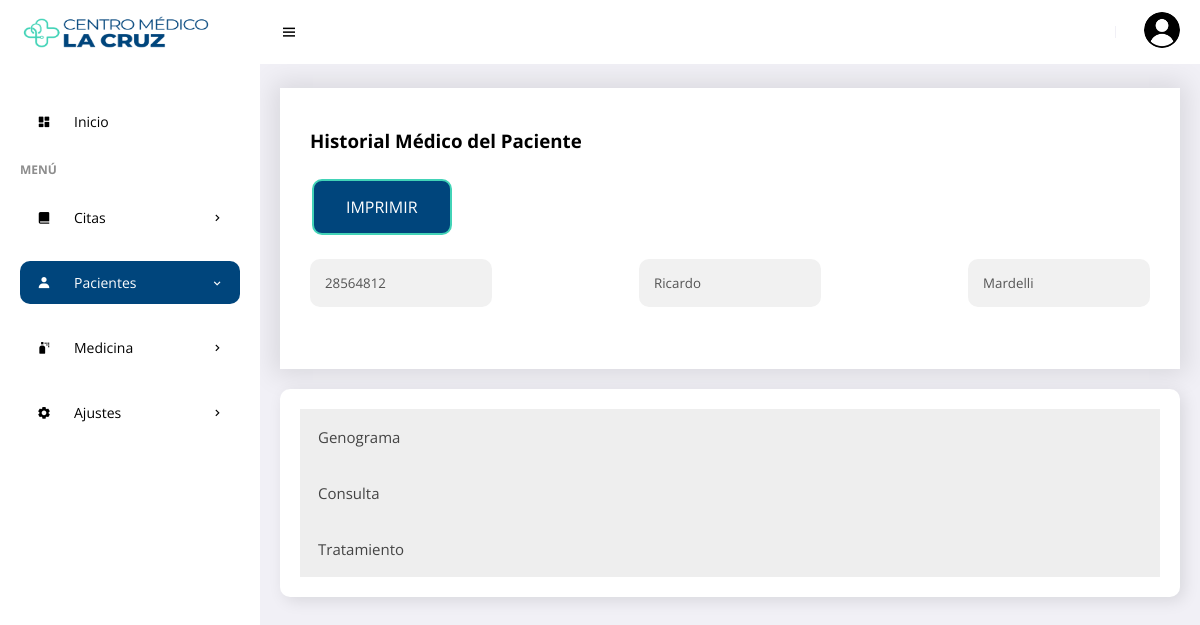
/frontend/usuarios/pacientes/historia.php?id=46 (signed in), run on the app's committed database.
### tables this page shows
CREATE TABLE `patients` (
  `idpa` int NOT NULL AUTO_INCREMENT,
  `numhs` char(8) NOT NULL,
  `nompa` varchar(30) NOT NULL,
  `apepa` varchar(30) NOT NULL,
  `direc` varchar(150) NOT NULL,
  `sex` varchar(15) NOT NULL,
  `grup` varchar(15) NOT NULL,
  `phon` varchar(15) DEFAULT NULL,
  `cump` date NOT NULL,
  `state` char(1) NOT NULL,
  `fere` timestamp NOT NULL DEFAULT CURRENT_TIMESTAMP ON UPDATE CURRENT_TIMESTAMP,
  `lugna` varchar(100) DEFAULT NULL,
  `ocup` varchar(30) DEFAULT NULL,
  PRIMARY KEY (`idpa`)
);

### frontend/usuarios/pacientes/historia.php (the view, shortened to what this page needs)
<!DOCTYPE html>
<html lang="es">
<head>
    <link href='https://unpkg.com/boxicons@2.0.9/css/boxicons.min.css' rel='stylesheet'>
    <link rel="stylesheet" href="../../../backend/css/admin.css">
</head>
<body>
    <section id="sidebar">
        <a href="../escritorio.php" class="brand"><img src="../../img/cm1.png" alt="" style="width:220px; height:180px;"> </a>
        <ul class="side-menu">
            <li><a href="../escritorio.php" ><i class='bx bxs-dashboard icon' ></i>Inicio</a></li>
            <li class="divider" data-text="Menú">Menú</li>
            <li>
                <a href="#"><i class='bx bxs-book-alt icon' ></i> Citas <i class='bx bx-chevron-right icon-right' ></i></a>
            </li>
            <li>
                <a href="#" class="active"><i class='bx bxs-user icon' ></i> Pacientes <i class='bx bx-chevron-right icon-right' ></i></a>
            </li>
            <li>
                <a href="#"><i class='bx bxs-spray-can icon' ></i> Medicina<i class='bx bx-chevron-right icon-right' ></i></a>
            </li>
            <li>
                <a href="#"><i class='bx bxs-cog icon' ></i> Ajustes<i class='bx bx-chevron-right icon-right' ></i></a>
            </li>
        </ul>
    </section>
    <section id="content">
        <nav>
            <i class='bx bx-menu toggle-sidebar'></i>
            <div class="profile">
            <img src="../../img/cm4.png" alt="">
            </div>
        </nav>
        <main>
           <?php
require '../../../backend/bd/Conexion.php';
 $id = $_GET['id'];
 $sentencia = $connect->prepare("SELECT * FROM patients  WHERE idpa= '$id';");
 $sentencia->execute();
$data =  array();
if($sentencia){
  while($r = $sentencia->fetchObject()){
    $data[] = $r;
  }
}
   ?>
   <?php if(count($data)>0):?>
        <?php foreach($data as $d):?>
<div class="input-block">
    <li><h3>Historial Médico del Paciente</h3></li>
    <br>
    <a type="button" href="../pacientes/imprimir.php?id=<?php echo $d->idpa; ?>" class="button">IMPRIMIR</a>
                    <div class="wrap-line">
        <div class="brise-input">
            <input type="text" value="<?php echo $d->numhs; ?>" name="text" disabled>
        </div>
        <div class="brise-input">
            <input type="text" value="<?php echo $d->nompa; ?>" name="text" disabled>
        </div>
        <div class="brise-input">
            <input type="text" value="<?php echo $d->apepa; ?>" name="text" disabled>
        </div>
                    </div>
</div>
<div class="data">
    <div class="content-data">
       <button class="accordion">Genograma</button>
<button class="accordion">Consulta</button>
<button class="accordion">Tratamiento</button>
    </div>
</div>
        <?php endforeach; ?>
    <?php else:?>
      <p class="alert alert-warning">No hay datos</p>
    <?php endif; ?>
        </main>
    </section>
</body>
</html>

### backend/css/admin.css (style rules this page uses)
* { font-family: 'Open Sans', sans-serif; margin: 0; padding: 0; box-sizing: border-box; }
:root { --grey: #F1F0F6; --dark-grey: #8D8D8D; --light: #fff; --dark: #000; --green: #42D3B7; --light-green: #E3FFCB; --blue: #00457c; --light-blue: #D0E4FF; --dark-blue: #0C5FCD; --red: #FC3B56; }
html { overflow-x: hidden; }
body { background: var(--grey); overflow-x: hidden; }
a { text-decoration: none; color: var(--dark); }
li { list-style: none; }
#sidebar { position: fixed; max-width: 260px; width: 100%; background: var(--light); top: 0; left: 0; height: 100%; overflow-y: auto; scrollbar-width: none; transition: all .3s ease; z-index: 200; }
#sidebar .brand { font-size: 24px; display: flex; align-items: center; height: 64px; font-weight: 700; color: var(--blue); position: sticky; top: 0; left: 0; z-index: 100; background: var(--light); transition: all .3s ease; padding: 0 6px; }
#sidebar .icon { min-width: 48px; display: flex; justify-content: center; align-items: center; margin-right: 6px; }
#sidebar .icon-right { margin-left: auto; transition: all .3s ease; }
#sidebar .side-menu { margin: 36px 0; padding: 0 20px; transition: all .3s ease; }
#sidebar .side-menu a { display: flex; align-items: center; font-size: 14px; color: var(--dark); padding: 12px 16px 12px 0; transition: all .3s ease; border-radius: 10px; margin: 4px 0; white-space: nowrap; }
#sidebar .side-menu > li { margin: 18px 0; }
#sidebar .side-menu > li > a.active .icon-right { transform: rotateZ(90deg); }
#sidebar .side-menu > li > a.active, #sidebar .side-menu > li > a.active:hover { background: var(--blue); color: var(--light); }
#sidebar .divider { margin-top: 24px; font-size: 12px; text-transform: uppercase; font-weight: 700; color: var(--dark-grey); transition: all .3s ease; white-space: nowrap; }
#content { position: relative; width: calc(100% - 260px); left: 260px; transition: all .3s ease; }
nav { background: var(--light); height: 64px; padding: 0 20px; display: flex; align-items: center; grid-gap: 28px; position: sticky; top: 0; left: 0; z-index: 100; }
nav .toggle-sidebar { font-size: 18px; cursor: pointer; }
nav .profile { position: relative; }
nav .profile img { width: 36px; height: 36px; border-radius: 50%; object-fit: cover; cursor: pointer; }
main { width: 100%; padding: 24px 20px 20px 20px; }
main .data { display: flex; grid-gap: 20px; margin-top: 20px; flex-wrap: wrap; }
main .data .content-data { flex-grow: 1; flex-basis: 400px; padding: 20px; background: var(--light); border-radius: 10px; box-shadow: 4px 4px 16px rgba(0, 0, 0, .1); }
.button { background-color: #00457c; border: none; color: white; padding: 15px 32px; text-align: center; text-decoration: none; display: inline-block; font-size: 16px; margin: 4px 2px; cursor: pointer; border-radius: 10px; border: 2px solid #42D3B7; }
input[type=text], input[type=password], input[type=date],input[type=datetime-local], input[type=file],textarea { width: 100%; padding: 15px; margin: 20px 0 22px 0; display: inline-block; border: none; background: #f1f1f1; }
.input-block { display: block; max-width: 100%; margin: auto; text-align: left; background: #fff; padding: 40px 30px; box-shadow: 0px 0px 25px 6px rgba(0,0,0,0.1); }
.wrap-line { display: flex; flex-wrap: wrap; justify-content: space-between; }
.accordion { background-color: #eee; color: #444; cursor: pointer; padding: 18px; width: 100%; border: none; text-align: left; outline: none; font-size: 15px; transition: 0.4s; }
input { border-radius: 10px; }

### data on the page
patients: text "28564812", text "Ricardo", text "Mardelli"
